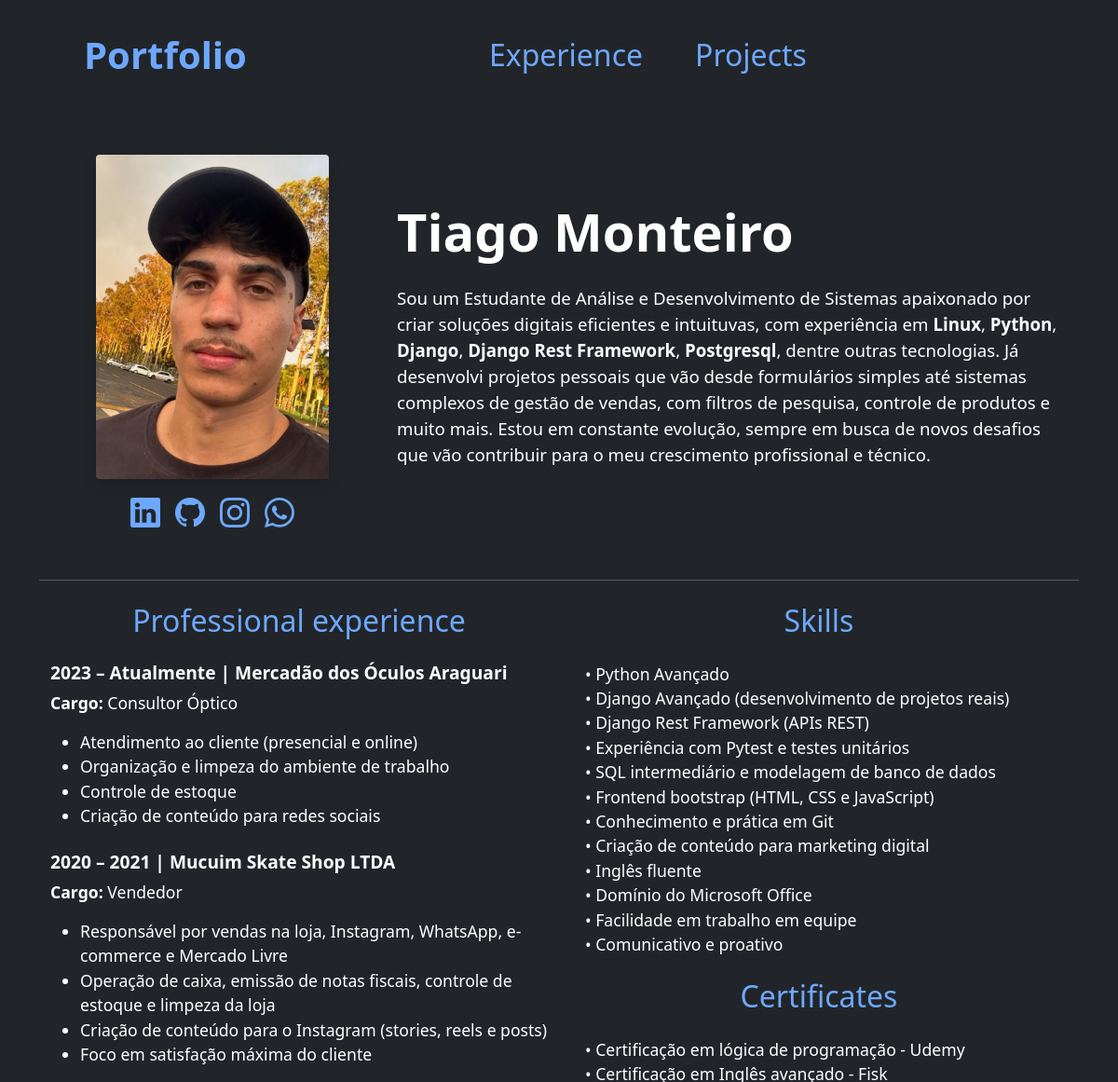
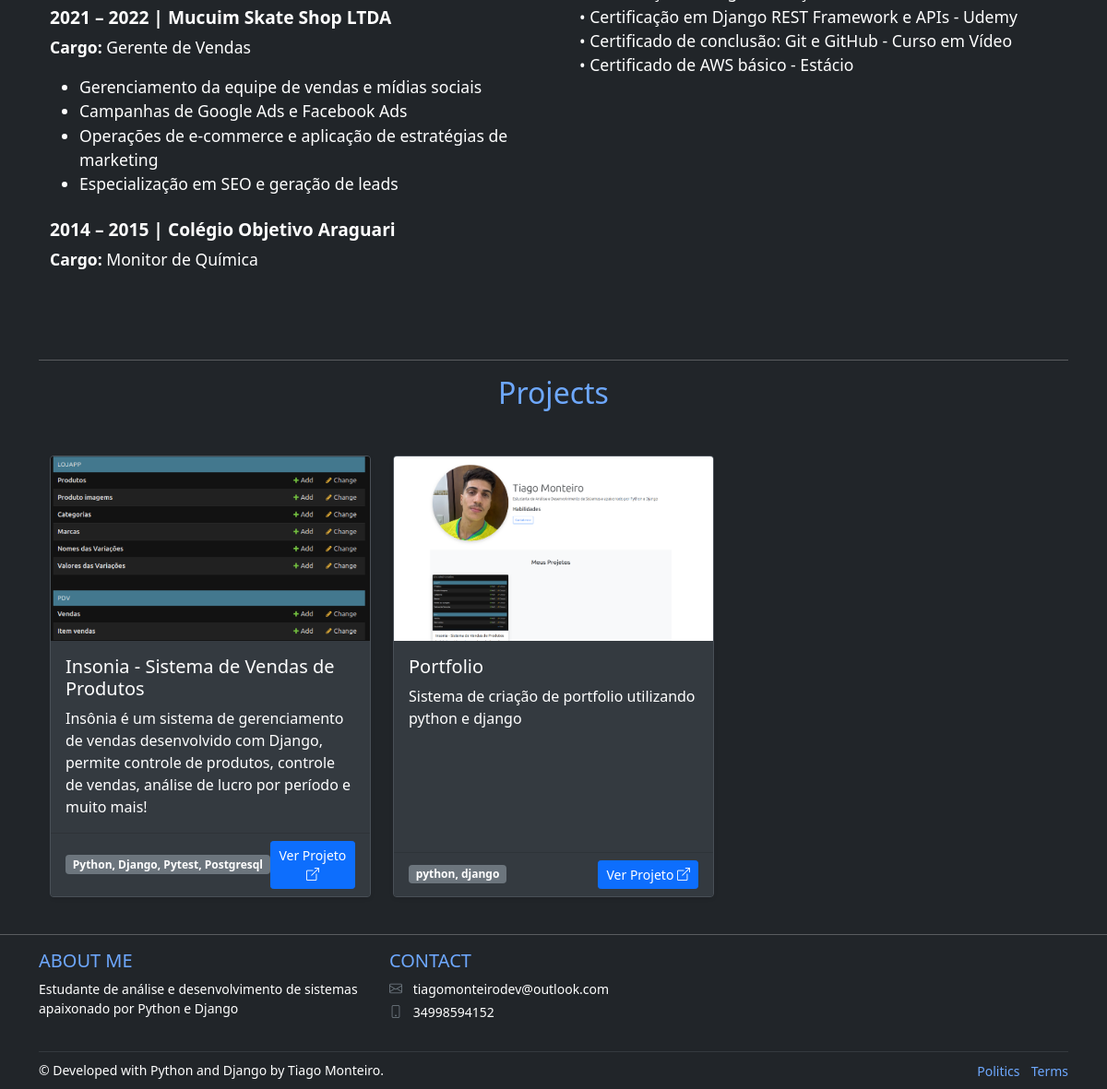
The page / on the database its author committed (2 pictures, top to bottom).
### portfolio/models.py (models this page shows, shortened)
class Profile(models.Model):
    name = models.CharField(max_length=100)
    bio = HTMLField()
    email = models.EmailField()
    phone = models.CharField(max_length=15, blank=True)
    photo = models.ImageField(upload_to='profile/', blank=True)
    github = models.URLField(blank=True)
    linkedin = models.URLField(blank=True)
    instagram = models.URLField(blank=True)

class Project(models.Model):
    title = models.CharField(max_length=100)
    description = models.TextField()
    technology = models.CharField(max_length=100)
    image = models.ImageField(upload_to='projects/', blank=True)
    project_url = models.URLField(blank=True)
    created_at = models.DateTimeField(auto_now_add=True)

### portfolio/views.py (the view)
# urls.py: path('', views.home, name='home'),
def home(request):
    profile = Profile.objects.first()
    projects = Project.objects.all()
    return render(request, 'portfolio/home.html', {
        'profile': profile,
        'projects': projects
    })

### portfolio/templatetags/batch_filter.py (called while the page is built)
@register.filter
def batch(iterable, n=1):
    length = len(iterable)
    for ndx in range(0, length, n):
        yield iterable[ndx:min(ndx + n, length)]

### portfolio/templates/portfolio/home.html (shortened to what this page needs)
{% extends 'portfolio/base.html' %}
{% load batch_filter %}
{% block content %}
<section class="about-section py-5">
    <div class="container">
        <div class="row align-items-center">
            <div class="col-lg-4 mb-4 mb-lg-0">
                <div class="text-center">
                    <img src="{{ profile.photo.url }}"
                         alt="{{ profile.name }}"
                         class="img-fluid rounded shadow mb-1"
                         style="max-width: 250px;">
                </div>
                <div class="d-flex justify-content-center mt-2">
                    <a href="{{ profile.linkedin }}" target="_blank" class="mx-2">
                      <i class="bi bi-linkedin" style="font-size: 2rem;"></i>
                    </a>
                    <a href="{{ profile.github }}" target="_blank" class="mx-2">
                      <i class="bi bi-github" style="font-size: 2rem;"></i>
                    </a>
                    <a href="{{ profile.instagram }}" target="_blank" class="mx-2">
                      <i class="bi bi-instagram" style="font-size: 2rem;"></i>
                    </a>
                    <a href="https://wa.me/+55{{ profile.phone }}" target="_blank" class="mx-2">
                        <i class="bi bi-whatsapp" style="font-size: 2rem;"></i>
                      </a>
                  </div>
            </div>
            <div class="col-lg-8">
                <h1 class="display-4 fw-bold mb-3">{{ profile.name }}</h1>
                <p class="lead mb-4">{{ profile.bio|safe }}</p>
            </div>
        </div>
    </div>
</section>
<div class="container-fluid px-0">
    <hr class="border-secondary my-0">
</div>
<section id="experience" class="experience-skills-section py-4">
  <div class="container">
    <div class="row justify-content-center">
      <div class="col-md-6 mb-5">
        <h2 class="text-center mb-4 footer-title" style="font-size: 2rem;">Professional experience</h2>
        <div class="mb-4" style="font-size: 1.1rem;">
          <h6 style="font-size: 1.2rem;"><strong>2023 – Atualmente | Mercadão dos Óculos Araguari</strong></h6>
          <p><strong>Cargo:</strong> Consultor Óptico</p>
          <ul>
            <li>Atendimento ao cliente (presencial e online)</li>
            <li>Organização e limpeza do ambiente de trabalho</li>
            <li>Controle de estoque</li>
            <li>Criação de conteúdo para redes sociais</li>
          </ul>
        </div>
        <div class="mb-4" style="font-size: 1.1rem;">
          <h6 style="font-size: 1.2rem;"><strong>2020 – 2021 | Mucuim Skate Shop LTDA</strong></h6>
          <p><strong>Cargo:</strong> Vendedor</p>
          <ul>
            <li>Responsável por vendas na loja, Instagram, WhatsApp, e-commerce e Mercado Livre</li>
            <li>Operação de caixa, emissão de notas fiscais, controle de estoque e limpeza da loja</li>
            <li>Criação de conteúdo para o Instagram (stories, reels e posts)</li>
            <li>Foco em satisfação máxima do cliente</li>
          </ul>
        </div>
        <div class="mb-4" style="font-size: 1.1rem;">
          <h6 style="font-size: 1.2rem;"><strong>2021 – 2022 | Mucuim Skate Shop LTDA</strong></h6>
          <p><strong>Cargo:</strong> Gerente de Vendas</p>
          <ul>
            <li>Gerenciamento da equipe de vendas e mídias sociais</li>
            <li>Campanhas de Google Ads e Facebook Ads</li>
            <li>Operações de e-commerce e aplicação de estratégias de marketing</li>
            <li>Especialização em SEO e geração de leads</li>
          </ul>
        </div>
        <div class="mb-4" style="font-size: 1.1rem;">
          <h6 style="font-size: 1.2rem;"><strong>2014 – 2015 | Colégio Objetivo Araguari</strong></h6>
          <p><strong>Cargo:</strong> Monitor de Química</p>
        </div>
      </div>
      <div class="col-md-6" style="font-size: 1.1rem;">
          <h3 class="footer-title text-center mb-4" style="font-size: 2rem;">Skills</h3>
          <ul class="list-unstyled ps-3">
            <li>• Python Avançado</li>
            <li>• Django Avançado (desenvolvimento de projetos reais)</li>
            <li>• Django Rest Framework (APIs REST)</li>
            <li>• Experiência com Pytest e testes unitários</li>
            <li>• SQL intermediário e modelagem de banco de dados</li>
            <li>• Frontend bootstrap (HTML, CSS e JavaScript)</li>
            <li>• Conhecimento e prática em Git</li>
            <li>• Criação de conteúdo para marketing digital</li>
            <li>• Inglês fluente</li>
            <li>• Domínio do Microsoft Office</li>
            <li>• Facilidade em trabalho em equipe</li>
            <li>• Comunicativo e proativo</li>
          </ul>
          <h3 class="footer-title text-center mt-4 mb-4" style="font-size: 2rem;">Certificates</h3>
          <ul class="list-unstyled ps-3">
            <li>• Certificação em lógica de programação - Udemy</li>
            <li>• Certificação em Inglês avançado - Fisk</li>
            <li>• Certificação em Django REST Framework e APIs - Udemy</li>
            <li>• Certificado de conclusão: Git e GitHub - Curso em Vídeo</li>
            <li>• Certificado de AWS básico - Estácio</li>
          </ul>
        </div>
      </div>
  </div>
</section>
  <hr class="my-0">
<section id="projects" class="projects-section py-3">
  <div class="container">
      <h2 class="text-center mb-5 footer-title">Projects</h2>
      <div id="projectsCarousel" class="carousel slide" data-bs-ride="carousel" data-bs-interval="false">
          <div class="carousel-inner">
              {% for project_group in projects|batch:3 %}
              <div class="carousel-item {% if forloop.first %}active{% endif %}">
                  <div class="row">
                      {% for project in project_group %}
                      <div class="col-md-4 mb-4">
                          <div class="card h-100 shadow-sm">
                              {% if project.image %}
                              <img src="{{ project.image.url }}" class="card-img-top" alt="{{ project.title }}" style="height: 200px; object-fit: cover;">
                              {% endif %}
                              <div class="card-body">
                                  <h5 class="card-title">{{ project.title }}</h5>
                                  <p class="card-text">{{ project.description }}</p>
                              </div>
                              <div class="card-footer d-flex justify-content-between align-items-center">
                                  <span class="badge bg-secondary">{{ project.technology }}</span>
                                  {% if project.project_url %}
                                  <a href="{{ project.project_url }}" target="_blank" class="btn btn-primary text-white btn-sm">
                                      Ver Projeto <i class="bi bi-box-arrow-up-right text-white"></i>
                                  </a>
                                  {% endif %}
                              </div>
                          </div>
                      </div>
                      {% endfor %}
                  </div>
              </div>
              {% endfor %}
          </div>
      </div>
  </div>
</section>
{% endblock %}

### portfolio/templates/portfolio/partials/_footer.html
<footer class="bg-dark text-white pt-3 pb-2">
    <div class="container">
        <div class="row">
            <div class="col-md-4 mb-2">
                <h5 class="text-uppercase mb-2 footer-title">About me</h5>
                <p class="small">Estudante de análise e desenvolvimento de sistemas apaixonado por Python e Django</p>
            </div>
            <div class="col-md-3 mb-2">
                <h5 class="text-uppercase mb-2 footer-title">Contact</h5>
                <ul class="list-unstyled small">
                    <li class="mb-1"><i class="bi bi-envelope me-2 text-secondary"></i> {{ profile.email }}</li>
                    {% if profile.phone %}
                    <li class="mb-1"><i class="bi bi-phone me-2 text-secondary"></i> {{ profile.phone }}</li>
                    {% endif %}
                </ul>
            </div>
        </div>
        <hr class="my-2 bg-secondary">
        <div class="row align-items-center">
            <div class="col-md-6 text-center text-md-start">
                <p class="mb-0 small">&copy; Developed with Python and Django by {{ profile.name }}.</p>
            </div>
            <div class="col-md-6 text-center text-md-end">
                <a href="#" class="text-decoration-none me-2 small">Politics</a>
                <a href="#" class="text-decoration-none small">Terms</a>
            </div>
        </div>
    </div>
</footer>

### portfolio/static/portfolio/css/style.css (style rules this page uses)
body { background-color: #212529 !important; color: white !important; }
.card { background-color: #343a40; border-color: #495057; }
.card-body, .card-footer { background-color: #343a40 !important; }
a { color: #6ea8fe !important; }
.footer-title { color: #6ea8fe !important; }

### portfolio/templates/portfolio/home.html (style rules this page uses)
html { scroll-behavior: smooth; }

### rows shown on the page
Profile: photo (picture), name "Tiago Monteiro", bio "Sou um Estudante de Análise e Desenvolvimento de Sistemas apaixonado por criar soluções digitais eficientes e intuituvas, com experiência em Linux , Python , Django , Django Rest Framework , Postgresql , dentre outras tecnologias. Já desenvolvi projetos pessoais que vão desde formulários simples até sistemas complexos de gestão de vendas, com filtros de pesquisa, controle de produtos e muito mais. Estou em constante evolução, sempre em busca de novos desafios que vão contribuir para o meu crescimento profissional e técnico.", email "tiagomonteirodev@outlook.com", phone "34998594152"
Project: image (picture), title "Insonia - Sistema de Vendas de Produtos", description "Insônia é um sistema de gerenciamento de vendas desenvolvido com Django, permite controle de produtos, controle de vendas, análise de lucro por período e muito mais!", technology "Python, Django, Pytest, Postgresql"
Project: image (picture), title "Portfolio", description "Sistema de criação de portfolio utilizando python e django", technology "python, django"
